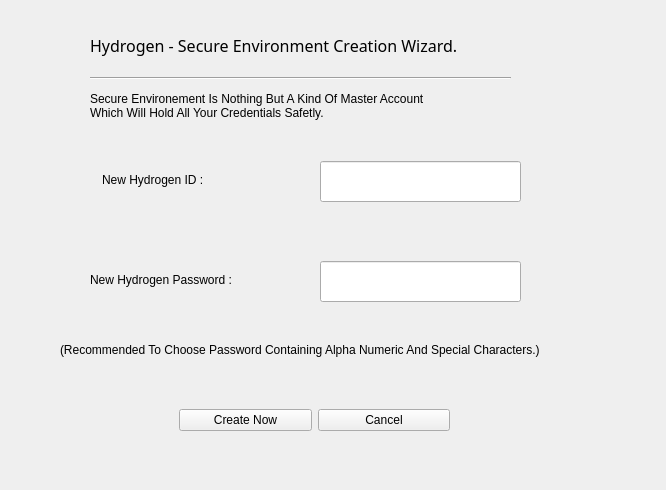
<?xml version="1.0" encoding="UTF-8"?>
<ui version="4.0">
 <class>Form</class>
 <widget class="QWidget" name="Form">
  <property name="geometry">
   <rect>
    <x>0</x>
    <y>0</y>
    <width>666</width>
    <height>490</height>
   </rect>
  </property>
  <property name="windowTitle">
   <string>Form</string>
  </property>
  <widget class="QLabel" name="environment_creation_wizard">
   <property name="geometry">
    <rect>
     <x>90</x>
     <y>20</y>
     <width>491</width>
     <height>51</height>
    </rect>
   </property>
   <property name="font">
    <font>
     <family>Myanmar Text</family>
     <pointsize>12</pointsize>
    </font>
   </property>
   <property name="text">
    <string>Hydrogen - Secure Environment Creation Wizard.</string>
   </property>
  </widget>
  <widget class="Line" name="line">
   <property name="geometry">
    <rect>
     <x>90</x>
     <y>70</y>
     <width>421</width>
     <height>16</height>
    </rect>
   </property>
   <property name="orientation">
    <enum>Qt::Horizontal</enum>
   </property>
  </widget>
  <widget class="QLabel" name="label_2">
   <property name="geometry">
    <rect>
     <x>90</x>
     <y>70</y>
     <width>561</width>
     <height>71</height>
    </rect>
   </property>
   <property name="text">
    <string>Secure Environement Is Nothing But A Kind Of Master Account 
Which Will Hold All Your Credentials Safetly.</string>
   </property>
  </widget>
  <widget class="QLineEdit" name="Hydrogen_ID">
   <property name="geometry">
    <rect>
     <x>320</x>
     <y>161</y>
     <width>201</width>
     <height>41</height>
    </rect>
   </property>
   <property name="styleSheet">
    <string notr="true">color:green
</string>
   </property>
   <property name="text">
    <string/>
   </property>
  </widget>
  <widget class="QLineEdit" name="Hydrogen_Password">
   <property name="geometry">
    <rect>
     <x>320</x>
     <y>261</y>
     <width>201</width>
     <height>41</height>
    </rect>
   </property>
   <property name="styleSheet">
    <string notr="true">color:green</string>
   </property>
  </widget>
  <widget class="QLabel" name="label_3">
   <property name="geometry">
    <rect>
     <x>60</x>
     <y>340</y>
     <width>571</width>
     <height>20</height>
    </rect>
   </property>
   <property name="text">
    <string>(Recommended To Choose Password Containing Alpha Numeric And Special Characters.)</string>
   </property>
  </widget>
  <widget class="QWidget" name="horizontalLayoutWidget">
   <property name="geometry">
    <rect>
     <x>179</x>
     <y>380</y>
     <width>271</width>
     <height>80</height>
    </rect>
   </property>
   <layout class="QHBoxLayout" name="horizontalLayout">
    <item>
     <widget class="QPushButton" name="CreateSecureWizard">
      <property name="text">
       <string>Create Now</string>
      </property>
     </widget>
    </item>
    <item>
     <widget class="QPushButton" name="CancelEnvWizard">
      <property name="text">
       <string>Cancel</string>
      </property>
     </widget>
    </item>
   </layout>
  </widget>
  <widget class="QLabel" name="hydrogen_id_label">
   <property name="geometry">
    <rect>
     <x>102</x>
     <y>170</y>
     <width>121</width>
     <height>20</height>
    </rect>
   </property>
   <property name="text">
    <string>New Hydrogen ID : </string>
   </property>
  </widget>
  <widget class="QLabel" name="Hydrogen_Pwd_label">
   <property name="geometry">
    <rect>
     <x>90</x>
     <y>270</y>
     <width>161</width>
     <height>20</height>
    </rect>
   </property>
   <property name="text">
    <string>New Hydrogen Password : </string>
   </property>
  </widget>
 </widget>
 <resources/>
 <connections/>
</ui>
